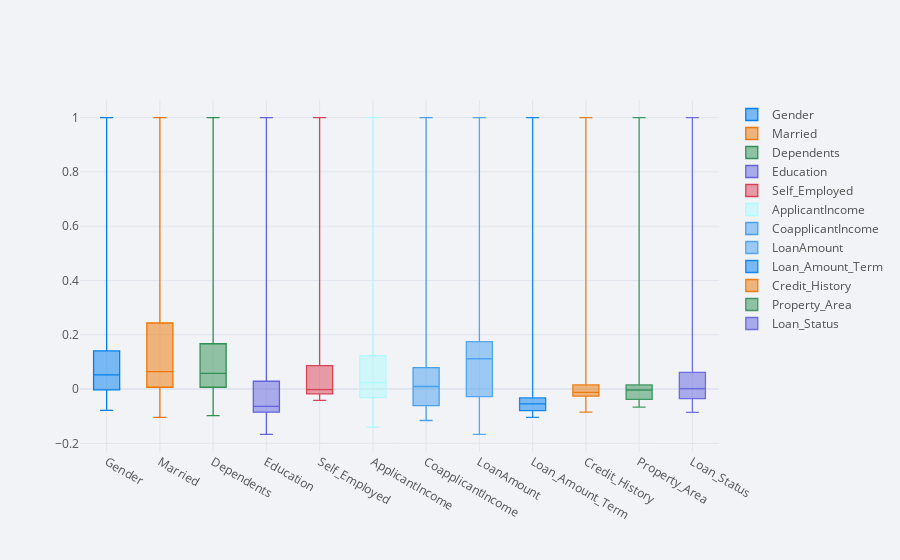

The notebook cell this image was saved under:
### Code cell
a.corr().iplot(kind='box')

### Figure 1 — Plotly figure (JSON) as saved in the notebook; plotly's stock layout.template omitted (floating-point values rounded to 4 significant figures)
{"data": [{"boxpoints": false, "line": {"width": 1.3}, "marker": {"color": "rgba(0, 128, 240, 1.0)"}, "name": "Gender", "orientation": "v", "type": "box", "y": [1, 0.3646, 0.1733, 0.04536, -0.000525, 0.05849, 0.08261, 0.1079, -0.07827, -0.004817, -0.02575, 0.01799]}, {"boxpoints": false, "line": {"width": 1.3}, "marker": {"color": "rgba(238, 118, 0, 1.0)"}, "name": "Married", "orientation": "v", "type": "box", "y": [0.3646, 1, 0.3397, 0.0123, 0.004489, 0.05327, 0.07548, 0.1471, -0.1046, 0.008884, 0.004257, 0.09148]}, {"boxpoints": false, "line": {"width": 1.3}, "marker": {"color": "rgba(48, 144, 84, 1.0)"}, "name": "Dependents", "orientation": "v", "type": "box", "y": [0.1733, 0.3397, 1, 0.05832, 0.05718, 0.1191, 0.02639, 0.1608, -0.09756, -0.05594, 0.00675, 0.006685]}, {"boxpoints": false, "line": {"width": 1.3}, "marker": {"color": "rgba(98, 98, 222, 1.0)"}, "name": "Education", "orientation": "v", "type": "box", "y": [0.04536, 0.0123, 0.05832, 1, -0.01038, -0.1404, -0.06195, -0.167, -0.08067, -0.08464, -0.06524, -0.08588]}, {"boxpoints": false, "line": {"width": 1.3}, "marker": {"color": "rgba(217, 66, 85, 1.0)"}, "name": "Self_Employed", "orientation": "v", "type": "box", "y": [-0.000525, 0.004489, 0.05718, -0.01038, 1, 0.1274, -0.01585, 0.1153, -0.04157, -0.01952, -0.03086, -0.0037]}, {"boxpoints": false, "line": {"width": 1.3}, "marker": {"color": "rgba(173, 252, 252, 1.0)"}, "name": "ApplicantIncome", "orientation": "v", "type": "box", "y": [0.05849, 0.05327, 0.1191, -0.1404, 0.1274, 1, -0.1157, 0.5656, -0.04301, -0.02046, -0.01113, -0.005865]}, {"boxpoints": false, "line": {"width": 1.3}, "marker": {"color": "rgba(70, 160, 240, 1.0)"}, "name": "CoapplicantIncome", "orientation": "v", "type": "box", "y": [0.08261, 0.07548, 0.02639, -0.06195, -0.01585, -0.1157, 1, 0.1881, -0.06751, 0.009108, 0.009744, -0.05961]}, {"boxpoints": false, "line": {"width": 1.3}, "marker": {"color": "rgba(70, 160, 240, 0.8999999999999999)"}, "name": "LoanAmount", "orientation": "v", "type": "box", "y": [0.1079, 0.1471, 0.1608, -0.167, 0.1153, 0.5656, 0.1881, 1, 0.03949, -0.01884, -0.04478, -0.03642]}, {"boxpoints": false, "line": {"width": 1.3}, "marker": {"color": "rgba(0, 128, 240, 0.8999999999999999)"}, "name": "Loan_Amount_Term", "orientation": "v", "type": "box", "y": [-0.07827, -0.1046, -0.09756, -0.08067, -0.04157, -0.04301, -0.06751, 0.03949, 1, -0.03184, -0.06656, -0.03338]}, {"boxpoints": false, "line": {"width": 1.3}, "marker": {"color": "rgba(238, 118, 0, 0.8999999999999999)"}, "name": "Credit_History", "orientation": "v", "type": "box", "y": [-0.004817, 0.008884, -0.05594, -0.08464, -0.01952, -0.02046, 0.009108, -0.01884, -0.03184, 1, 0.02112, 0.5252]}, {"boxpoints": false, "line": {"width": 1.3}, "marker": {"color": "rgba(48, 144, 84, 0.8999999999999999)"}, "name": "Property_Area", "orientation": "v", "type": "box", "y": [-0.02575, 0.004257, 0.00675, -0.06524, -0.03086, -0.01113, 0.009744, -0.04478, -0.06656, 0.02112, 1, 0.03211]}, {"boxpoints": false, "line": {"width": 1.3}, "marker": {"color": "rgba(98, 98, 222, 0.8999999999999999)"}, "name": "Loan_Status", "orientation": "v", "type": "box", "y": [0.01799, 0.09148, 0.006685, -0.08588, -0.0037, -0.005865, -0.05961, -0.03642, -0.03338, 0.5252, 0.03211, 1]}], "layout": {"legend": {"bgcolor": "#F2F3F7", "font": {"color": "#505050"}}, "paper_bgcolor": "#F2F3F7", "plot_bgcolor": "#F2F3F7", "title": {"font": {"color": "#484848"}}, "xaxis": {"gridcolor": "#E1E5ED", "showgrid": true, "tickfont": {"color": "#505050"}, "title": {"font": {"color": "#505050"}, "text": ""}, "zerolinecolor": "#E1E5ED"}, "yaxis": {"gridcolor": "#E1E5ED", "showgrid": true, "tickfont": {"color": "#505050"}, "title": {"font": {"color": "#505050"}, "text": ""}, "zerolinecolor": "#E1E5ED"}}}
